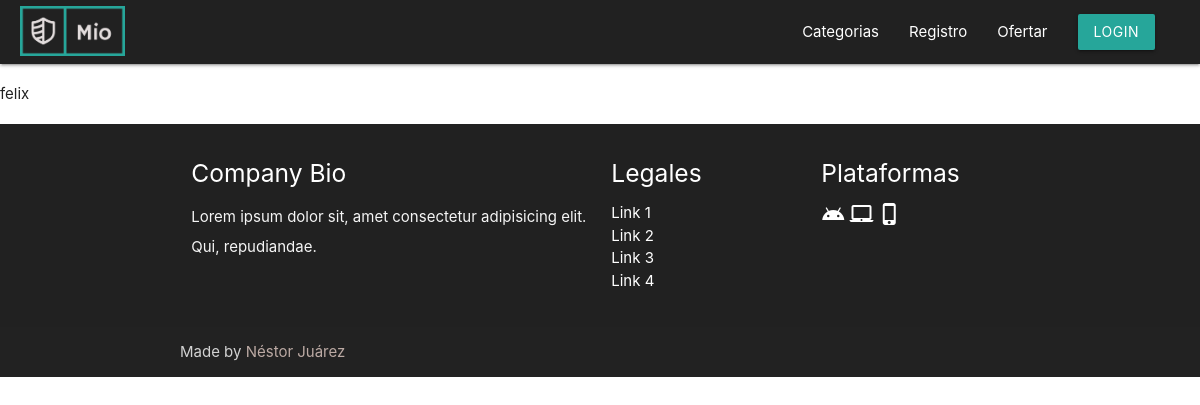
Before: /perfil/ with the older database file.
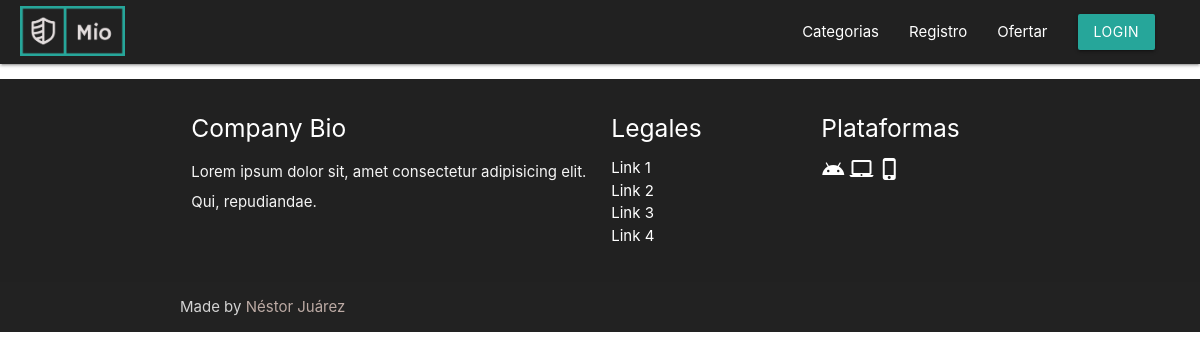
After: the same page with the newer database file.
### subastas_app/models.py (models this page shows, shortened)
class User(AbstractUser):
    first_name = models.CharField(max_length=150, null=False, blank=False, unique=False)
    last_name = models.CharField(max_length=150, unique=False)
    GENERO = [
    ("H", "Hombre"),
    ("M", "Mujer"),
    ("O", "Otro"),
    ]
    genere = models.CharField(max_length=1, choices=GENERO)
    date_birth = models.DateField(null=True, blank=True)
    username = models.CharField(unique=True, max_length=20, null=False, blank=False)
    email = models.EmailField(unique=True, null = False, blank=False)
    image = models.ImageField(upload_to='user_images', max_length = 100, null=True)
    is_staff = models.BooleanField(default=False, blank=False, null=False)
    is_superuser = models.BooleanField(default=False, blank=False, null=False)

### subastas_app/views.py (the view)
# urls.py: path("perfil/", views.perfil_usuario, name="perfil"),                                                                           #Pagina que mesutra la informacion del perfil
def perfil_usuario(request):
    info_user = User.objects.all()
    return render(request, "./subastas_app/user_profile.html",{
        'user_info': info_user
    })

### subastas_app/templates/subastas_app/user_profile.html (shortened to what this page needs)
{% extends 'subastas_app/index.html' %}
    {% block content %}
    {% for item  in user_info %}
        <p>{{ item.first_name }}</p>
    {% endfor %}
    {% endblock %}

### subastas_app/templates/subastas_app/index.html (shortened to what this page needs)
{% load static %}
<!DOCTYPE html>
<html lang="es">
<head>
  {% block css %}
  <link rel="stylesheet" href="https://cdnjs.cloudflare.com/ajax/libs/materialize/1.0.0/css/materialize.min.css">
  <link href="{% static '/subastas_app/css/style.css'%} " type="text/css" rel="stylesheet" media="screen,projection" />
  {% endblock %}
</head>
<body>
  {% block header %}
    <nav role="navigation container">
      <div class="nav-wrapper">
        <a id="logo-container" href="/" class="brand-logo">
          <img src="{% static '/subastas_app//images/logo_small.png' %} " alt="" class="logo">
        </a>
        <ul class="right hide-on-med-and-down">
          <li><a href="/categorias/">Categorias</a></li>
          <li><a href="/registro/">Registro</a></li>
          <li><a href="/ofertar/">Ofertar</a></li>
          {% if user.is_authenticated %}
          <li><a class="dropdown-trigger" href="#!" data-target="dropdown1">{{ user }}<i
                class="material-icons right">arrow_drop_down</i></a></li>
          <li><a class="waves-effect waves-light btn  red darken-3" href="/logout/">Log-out</a></li>
          {% else %}
          <li><a class="waves-effect waves-light btn" href="/login/">Login</a></li>
          {% endif %}
        </ul>
      </div>
    </nav>
    {% endblock %}
    {% block content %}{% endblock %}
    {% block footer %}
    <footer class="page-footer grey darken-4" id="footer">
      <div class="container">
        <div class="row">
          <div class="col l6 s12">
            <h5 class="white-text">Company Bio</h5>
            <p class="grey-text text-lighten-4">Lorem ipsum dolor sit, amet consectetur adipisicing elit. Qui,
              repudiandae.</p>
          </div>
          <div class="col l3 s12">
            <h5 class="white-text">Legales</h5>
            <ul>
              <li><a class="white-text" href="#!">Link 1</a></li>
              <li><a class="white-text" href="#!">Link 2</a></li>
              <li><a class="white-text" href="#!">Link 3</a></li>
              <li><a class="white-text" href="#!">Link 4</a></li>
            </ul>
          </div>
          <div class="col l3 s12">
            <h5 class="white-text">Plataformas</h5>
            <ul>
              <li>
                <a class="material-icons white-text" href="">android</a>
                <a class="material-icons white-text" href="">laptop_mac</a>
                <a class="material-icons white-text" href="">phone_iphone</a>
              </li>
            </ul>
          </div>
        </div>
      </div>
      <div class="footer-copyright">
        <div class="container">
          Made by <a class="brown-text text-lighten-3" href="http://nestorjuarezr.github.io" target="blank">Néstor
            Juárez</a>
        </div>
      </div>
    </footer>
    {% endblock %}
</body>
</html>

### subastas_app/static/subastas_app/css/style.css (style rules this page uses)
nav { background-color: #212121; }
.logo { height: 50px; padding-left: 20px; margin-top: 6px; }
p { line-height: 2rem; }
footer.page-footer { margin: 0; }

Changed rows visible on the page:
removed User: first_name "felix"
